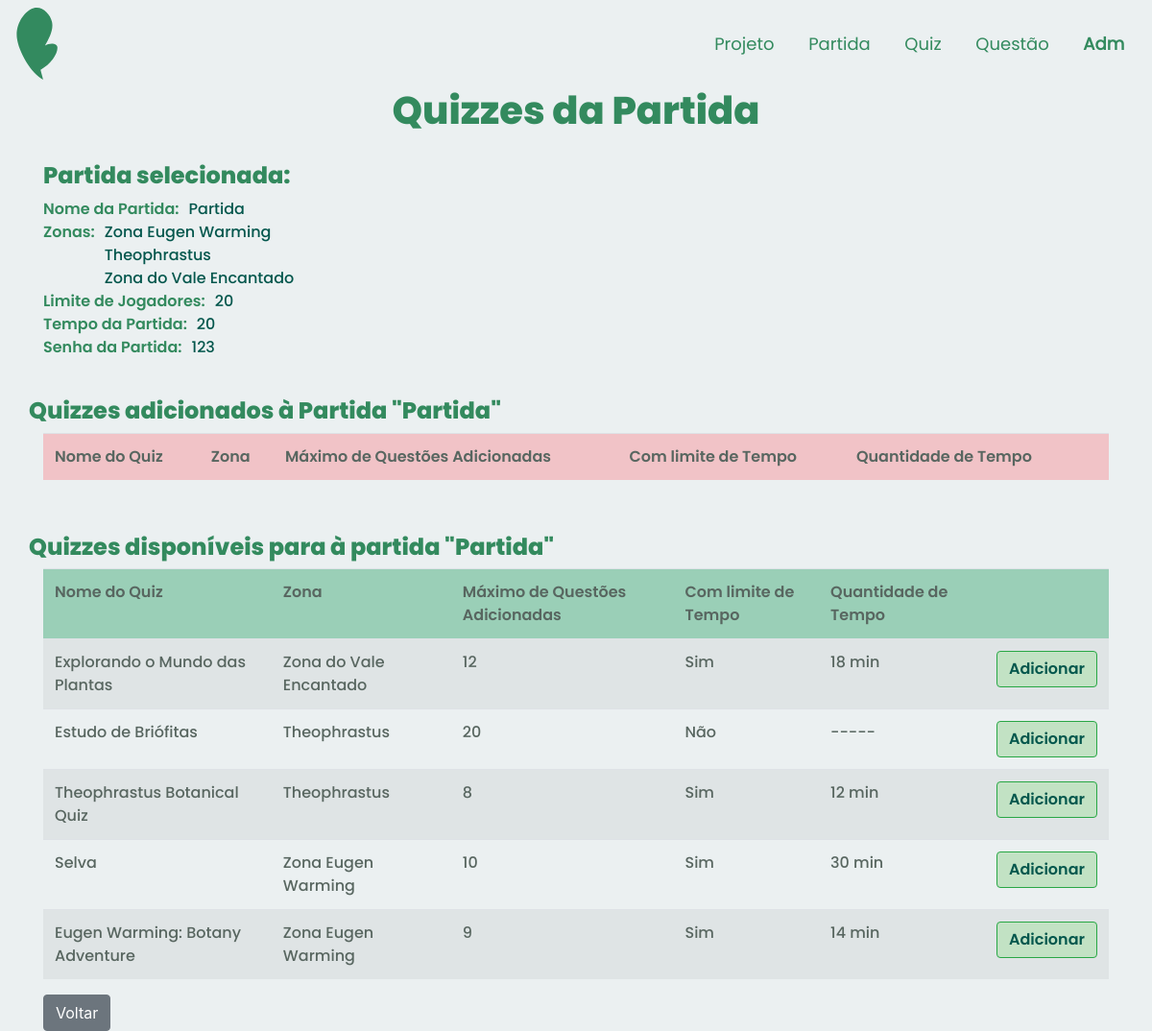
Screenshot of /app/controllers/PartidaQuizController.php?action=create&id=31 with the database file from the repository.
### tables this page shows
CREATE TABLE IF NOT EXISTS `partida` (
  `idPartida` int(11) NOT NULL,
  `dataInicio` datetime DEFAULT NULL,
  `dataFim` datetime DEFAULT NULL,
  `limiteJogadores` int(11) NOT NULL,
  `tempoPartida` int(11) NOT NULL,
  `nomePartida` varchar(50) NOT NULL,
  `senhaPartida` varchar(16) NOT NULL,
  `statusPartida` tinyint(4) NOT NULL
);

CREATE TABLE IF NOT EXISTS `quiz` (
  `idQuiz` INT NOT NULL AUTO_INCREMENT,
  `maximoPergunta` INT NOT NULL,
  `nomeQuiz` VARCHAR(45) NOT NULL,
  `comTempo` TINYINT NOT NULL,
  `quantTempo` INT NOT NULL,
  `idZona` INT NOT NULL,
  PRIMARY KEY (`idQuiz`),
  CONSTRAINT `fk_quizzona`
    FOREIGN KEY (`idZona`)
    REFERENCES `zona` (`idZona`)
    ON DELETE NO ACTION
    ON UPDATE NO ACTION);

CREATE TABLE `zona` (
  `idZona` int(11) NOT NULL,
  `nomeZona` varchar(60) NOT NULL,
  `qntPlantas` int(11) DEFAULT NULL,
  `pontoZona` int(11) DEFAULT NULL
);

### app/dao/PartidaDAO.php (called while the page is built, shortened)
<?php
include_once(__DIR__ . "/../models/ZonaModel.php");
include_once(__DIR__ . "/../models/PartidaModel.php");
class PartidaDAO
{
    private function mapPartidas($resultSql)
    {
        $partidas = array();
        foreach ($resultSql as $reg) :
            $partida = new Partida();
            $partida->setIdPartida($reg['idPartida']);
            $partida->setNomePartida($reg['nomePartida']);
            $partida->setDataInicio($reg['dataInicio']);
            $partida->setDataFim($reg['dataFim']);
            $partida->setTempoPartida($reg['tempoPartida']);
            $partida->setSenha($reg['senhaPartida']);
            $partida->setLimiteJogadores($reg['limiteJogadores']);
            array_push($partidas, $partida);
        endforeach;
        return $partidas;
    }
    public function findById($idPartida)
    {
        $conn = Connection::getConn();
        $sql = PartidaDAO::SQL_PARTIDA .
            " WHERE p.idPartida = ?";
        $stmt = $conn->prepare($sql);
        $stmt->execute([$idPartida]);
        $result = $stmt->fetchAll();
        $partidas = $this->mapPartidas($result);
        if (count($partidas) == 1)
            return $partidas[0];
        elseif (count($partidas) == 0)
            return null;
    }
}

### app/models/ZonaModel.php (called while the page is built, shortened)
<?php
class Zona {
    private $NomeZona;
    public function __construct($id="",$nome="", $qntP="", $pontosT=0)
    {
        $this->NomeZona = $nome;
    }
    public function getNomeZona()
    {
        return $this->NomeZona;
    }
    public function setNomeZona($NomeZona)
    {
        $this->NomeZona = $NomeZona;
        return $this;
    }
    }
?>

### app/dao/ZonaDAO.php (called while the page is built, shortened)
<?php
include_once(__DIR__ . "/../models/ZonaModel.php");
class ZonaDAO
{
    private function mapZonas($resultSql)
    {
        $zonas = array();
        foreach ($resultSql as $reg) :
            $zona = new Zona();
            $zona->setIdZona($reg['idZona']);
            $zona->setNomeZona($reg['nomeZona']);
            $zona->setQntdPlanta($reg['qntPlantas']);
            $zona->setPontosTotais($reg['pontoZona']);
            array_push($zonas, $zona);
        endforeach;
        return $zonas;
    }
    public function listByPartida($idPartida)
    {
        $conn = Connection::getConn();
        $sql = ZonaDAO::SQL_ZONA_PARTIDA .
            " WHERE pz.idPartida = ?";
        $stmt = $conn->prepare($sql);
        $stmt->execute([$idPartida]);
        $result = $stmt->fetchAll();
        $zonas = $this->mapZonas($result);
        return $zonas;
    }
}

### app/models/QuizModel.php (called while the page is built, shortened)
<?php
class Quiz
{
    private $idQuiz;
    private $maximoPergunta;
    private $nomeQuiz;
    private $comTempo;
    private $quantTempo;
    private $zona;
    public function getIdQuiz()
    {
        return $this->idQuiz;
    }
    public function setIdQuiz($idQuiz)
    {
        $this->idQuiz = $idQuiz;
        return $this;
    }
    public function getMaximoPergunta()
    {
        return $this->maximoPergunta;
    }
    public function setMaximoPergunta($maximoPergunta)
    {
        $this->maximoPergunta = $maximoPergunta;
        return $this;
    }
    public function getNomeQuiz()
    {
        return $this->nomeQuiz;
    }
    public function setNomeQuiz($nomeQuiz)
    {
        $this->nomeQuiz = $nomeQuiz;
        return $this;
    }
    public function getComTempo()
    {
        return $this->comTempo;
    }
    public function getComTempoTexto()
    {
        if ($this->comTempo)
            return 'Sim';
        return 'Não';
    }
    public function setComTempo($comTempo)
    {
        $this->comTempo = $comTempo;
        return $this;
    }
    public function getQuantTempo()
    {
        return $this->quantTempo;
    }
    public function setQuantTempo($quantTempo)
    {
        $this->quantTempo = $quantTempo;
        return $this;
    }
    public function getZona()
    {
        return $this->zona;
    }
    public function setZona($zona)
    {
        $this->zona = $zona;
        return $this;
    }
}

### app/dao/QuizDAO.php (called while the page is built, shortened)
<?php
include_once(__DIR__ . "/../models/QuizModel.php");
include_once(__DIR__ . "/../models/ZonaModel.php");
class QuizDAO
{
    public function zonaComumComPartida($partidaId)
    {
        $conn = Connection::getConn();
        $sql = QuizDAO::SQL_QUIZ .
            ' WHERE q.idZona IN (
                SELECT pz.idZona
                FROM partida_zona pz
                WHERE pz.idPartida = :partidaId
            )';
        $stm = $conn->prepare($sql);
        $stm->execute([':partidaId' => $partidaId]);
        $result = $stm->fetchAll();
        return $this->mapQuizzes($result);
    }
    private function mapQuizzes($result)
    {
        $quizzes = array();
        foreach ($result as $row) {
            $quiz = new Quiz();
            $quiz->setIdQuiz($row['idQuiz']);
            $quiz->setMaximoPergunta($row['maximoPergunta']);
            $quiz->setNomeQuiz($row['nomeQuiz']);
            $quiz->setComTempo($row['comTempo']);
            $quiz->setQuantTempo($row['quantTempo']);
            $quiz->setIdZona($row['idZona']);
            $zona = new Zona();
            $zona->setIdZona($row['idZona']);
            $zona->setNomeZona($row['nomeZona']);
            $quiz->setZona($zona);
            array_push($quizzes, $quiz);
        }
        return $quizzes;
    }
}

### app/views/partidaQuiz/form.php (the view, shortened to what this page needs)
<!DOCTYPE html>
<html lang="en">
<head>
    <?php require_once(__DIR__ . "/../../bootstrap/header.php"); ?>
    <link rel="stylesheet" href="<?php echo BASEURL; ?>/views/css/form.css">
</head>
<body>
    <?php require_once(__DIR__ . "/../../bootstrap/navADMMeninas.php"); ?>
    <div class="container">
        <h1 id="quest" class=" text-center tituloPagina">
            Quizzes da Partida </h1>
        <div class="row" style="margin-top: 30px;">
            <div class="col-md-6 d-flex align-items-stretch">
                <h4 id="quest" class=" text-left tituloPagina">
                    Partida selecionada:</h4>
            </div>
            <div class="col-md-6 d-flex align-items-stretch">
            </div>
        </div>
        <div class="row">
            <div class="col-md-12 d-flex align-items-stretch">
                <span style='font-weight: bold; margin-right: 10px;' class="nomeAtributo">Nome da Partida: </span>
                <span class="dadoAtributo"><?= isset($dados['partida']) ? $dados['partida']->getNomePartida() : '---'; ?></span>
            </div>
        </div>
        <div class="row">
            <div class="col-md-12 d-flex align-items-stretch">
                <span style='font-weight: bold; margin-right: 10px;' class="nomeAtributo">Zonas: </span>
                <?php if ($dados['partida'] instanceof Partida && $dados['partida']->getZonas()) : ?>
                    <span class="dadoAtributo"><?= $dados['partida']->getZonasTexto(); ?></span>
                <?php endif; ?>
            </div>
        </div>
        <div class="row">
            <div class="col-md-12 d-flex align-items-stretch">
                <span style='font-weight: bold; margin-right: 10px;' class="nomeAtributo">Limite de Jogadores: </span>
                <span class="dadoAtributo"><?= isset($dados['partida']) ? $dados['partida']->getLimiteJogadores() : '---';; ?></span>
            </div>
        </div>
        <div class="row">
            <div class="col-md-12 d-flex align-items-stretch">
                <span style='font-weight: bold; margin-right: 10px;' class="nomeAtributo">Tempo da Partida: </span>
                <span class="dadoAtributo"><?= isset($dados['partida']) ? $dados['partida']->getTempoPartida() : '---';; ?></span>
            </div>
        </div>
        <div class="row">
            <div class="col-md-12 d-flex align-items-stretch">
                <span style='font-weight: bold; margin-right: 10px;' class="nomeAtributo">Senha da Partida: </span>
                <span class="dadoAtributo"><?= isset($dados['partida']) ? $dados['partida']->getSenha() : '---';; ?></span>
            </div>
        </div>
        <div class="row" style="margin-top: 40px;">
            <h4 id="quest" class=" text-left tituloPagina">
                Quizzes adicionados à Partida "<span><?= isset($dados['partida']) ? $dados['partida']->getNomePartida() : '---'; ?></span>"</h4>
            <div class="col-md-12 d-flex align-items-stretch">
                <table class="table table-striped">
                    <thead>
                        <tr class="atributoTabelaAdicionada">
                            <td>Nome do Quiz</td>
                            <td>Zona</td>
                            <td>Máximo de Questões Adicionadas</td>
                            <td>Com limite de Tempo</td>
                            <td>Quantidade de Tempo</td>
                            <td></td>
                        </tr>
                    </thead>
                </table>
            </div>
        </div>
        <div class="row" style="margin-top: 40px;">
            <h4 id="quest" class=" text-left tituloPagina">
                Quizzes disponíveis para à partida "<span><?= $dados['partida'] ? $dados['partida']->getNomePartida() : '---'; ?></span>"</h4>
            <div class="col-md-12 d-flex align-items-stretch">
                <table class="table table-striped">
                    <thead>
                        <tr class="atributoTabelaDisponivel">
                            <td>Nome do Quiz</td>
                            <td>Zona</td>
                            <td>Máximo de Questões Adicionadas</td>
                            <td>Com limite de Tempo</td>
                            <td>Quantidade de Tempo</td>
                            <td></td>
                        </tr>
                    </thead>
                    <tbody>
                        <?php foreach ($dados['listaQuizzes'] as $quiz) : ?>
                            <tr class="dadoTabelaDisponivel">
                                <td><?= $quiz->getNomeQuiz() ?></td>
                                <td><?= $quiz->getZona()->getNomeZona() ?></td>
                                <td><?= $quiz->getMaximoPergunta() ?></td>
                                <td><?= $quiz->getComTempoTexto() ?></td>
                                <td>
                                    <?php
                                    if (!$quiz->getComTempo()) {
                                        echo "-----";
                                    } else {
                                        echo $quiz->getQuantTempo() . " min";
                                    }
                                    ?>
                                </td>
                                <td><a href='PartidaQuizController.php?action=add&idQuiz=<?= $quiz->getIdQuiz(); ?>&idPartida=<?= $dados['partida'] ? $dados['partida']->getIdPartida() : '0'; ?>' class="btn btn-success botaoGravar">Adicionar</a> </td>
                            </tr>
                        <?php endforeach; ?>
                    </tbody>
                </table>
            </div>
        </div>
        <div class="text-left">
            <a href="javascript:history.back()" class="btn btn-secondary">Voltar</a>
        </div>
    </div>
</body>
</html>

### app/views/css/cabecalho.css (style rules this page uses)
:root { --principal: #338a5f; --verdao: #04574d; --branco: #ebf0f1; --branquinho: #ebf0f14b; --destaque: #f58c95; --rosinha: #f0b6bc; --cinza: #586660; --cinzinha: #d3dadb; width: 100%; height: 100%; font-family: Poppins-regular, Roboto; }

### app/views/css/form.css (style rules this page uses)
:root { --principal: hsl(150, 46%, 37%); --verdao: #04574d; --verdinho: #9acfb7; --branco: #ebf0f1; --branquinho: #ebf0f14b; --destaque: #f58c95; --rosinha: #f0b6bc; --rosinhasinha: #f1c3c7; --cinza: #586660; --cinzinha: #d3dadb; --vermelho: #c27e7e; width: 100%; height: 100%; font-family: Poppins-regular, Roboto; }
.tituloPagina { font-weight: 600; color: var(--principal); font-family: "Poppins"; }
.nomeAtributo { font-weight: 700; color: var(--principal); font-family: "Poppins-semibold"; }
.dadoAtributo { font-weight: 500; color: var(--verdao); font-family: "Poppins-medium"; }
.atributoTabelaDisponivel { background-color: var(--verdinho); border-radius: 7px; color: var(--cinza); font-family: "Poppins-semibold"; }
.dadoTabelaDisponivel { border-radius: 7px; color: var(--cinza); font-family: "Poppins-medium"; }
.atributoTabelaAdicionada { background-color: var( --rosinhasinha ); border-radius: 7px; color: var(--cinza); font-family: "Poppins-semibold"; }
.botaoGravar { background-color: #c2e2c4; color: var(--verdao); font-family: "Poppins-semibold"; }
body { background-color: var(--branco); }

### rows the page displays
partida: nomePartida "Partida", limiteJogadores "20", tempoPartida "20", senhaPartida "123"
quiz: nomeQuiz "Explorando o Mundo das Plantas", idZona.nomeZona "Zona do Vale Encantado", maximoPergunta "12", comTempo "Sim", quantTempo "18"
quiz: nomeQuiz "Estudo de Briófitas", idZona.nomeZona "Theophrastus", maximoPergunta "20", ComTempoTexto "Não"
quiz: nomeQuiz "Theophrastus Botanical Quiz", idZona.nomeZona "Theophrastus", maximoPergunta "8", comTempo "Sim", quantTempo "12"
quiz: nomeQuiz "Selva", idZona.nomeZona "Zona Eugen Warming", maximoPergunta "10", comTempo "Sim", quantTempo "30"
quiz: nomeQuiz "Eugen Warming: Botany Adventure", idZona.nomeZona "Zona Eugen Warming", maximoPergunta "9", comTempo "Sim", quantTempo "14"

### other values shown
str_replace("\n", "<br>", $str) "Zona Eugen Warming Theophrastus Zona do Vale Encantado"
